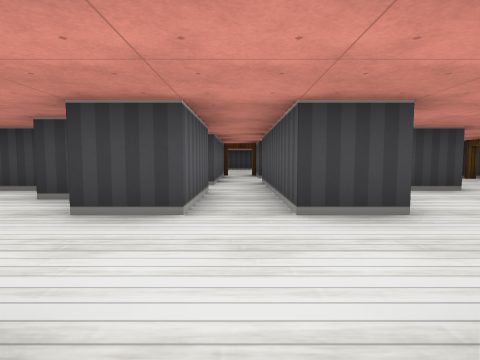
View 1 (above)

24 first-person views from a walk through a cub3D maze. The camera is about half as high as the walls, tilts 4° down and sees 80° across. The floor is counted in squares. Each view is taken from the middle of a square. On the plan, view 1 faces up. The plan holds only what a view shows up to about 9 squares ahead; the rest is blank.

View 2
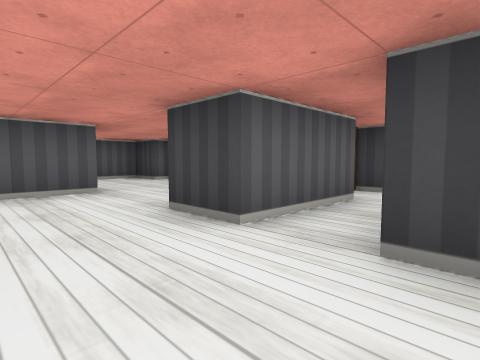

View 3
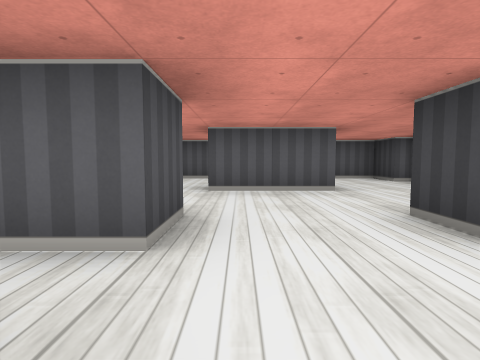

View 4
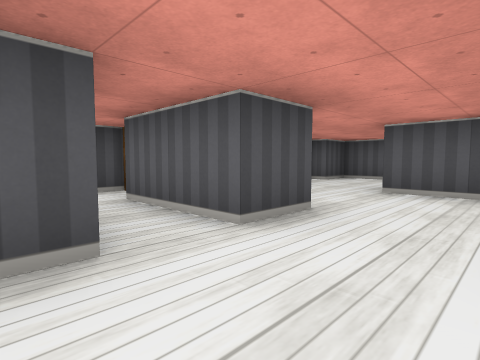

View 5
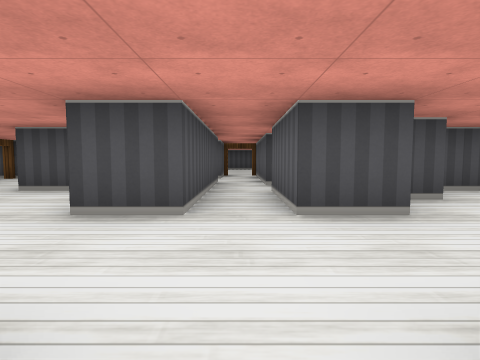

View 6
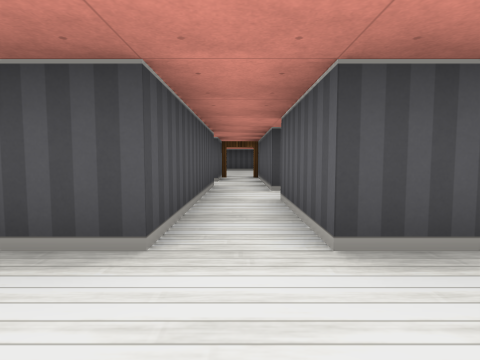

View 7
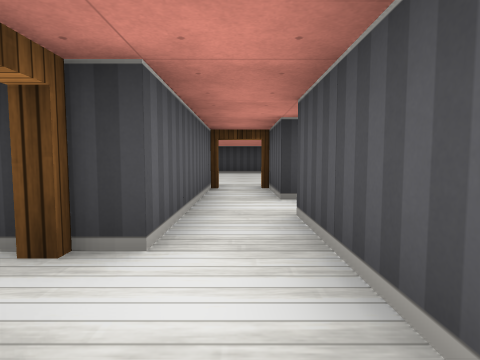

View 8
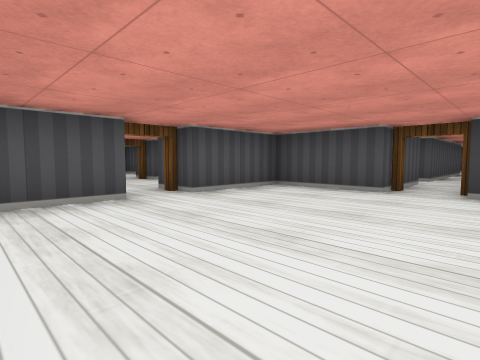

View 9
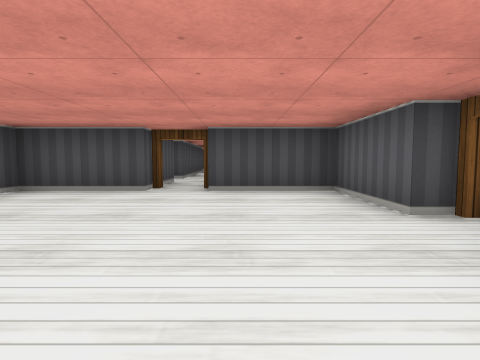

View 10
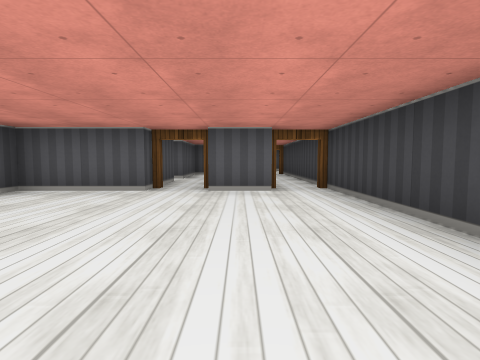

View 11
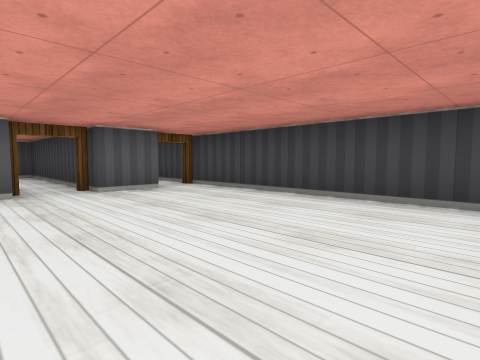

View 12
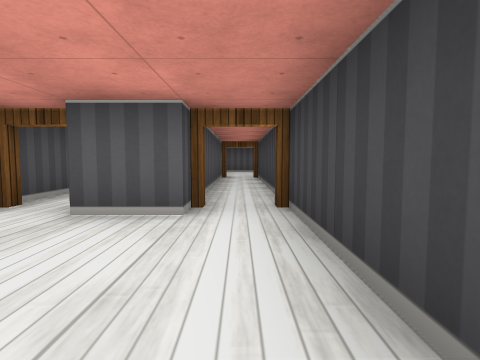

View 13
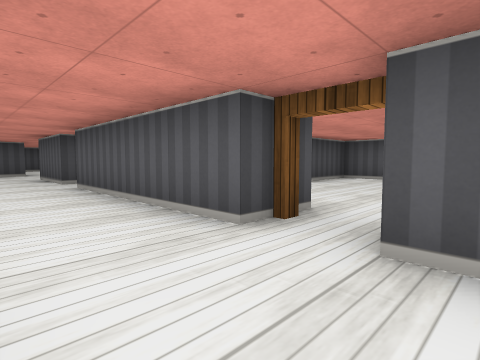

View 14
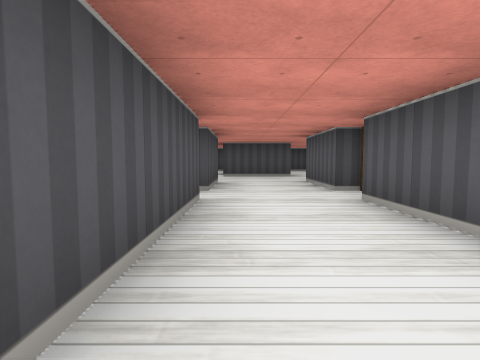

View 15
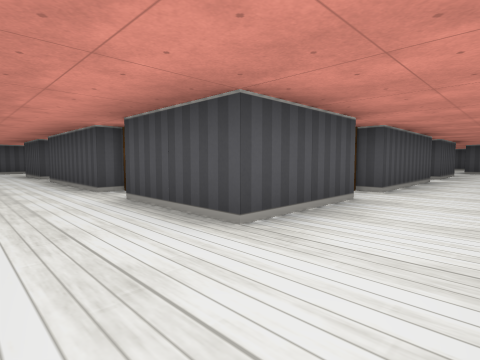

View 16
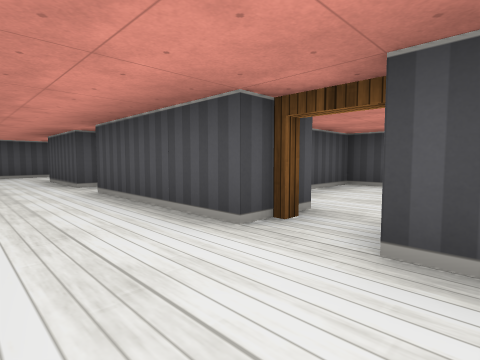

View 17
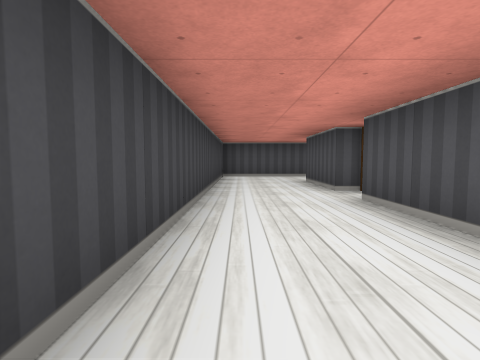

View 18
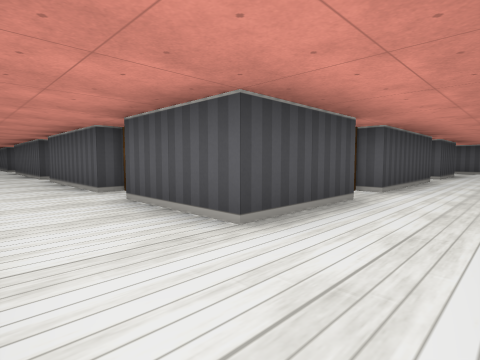

View 19
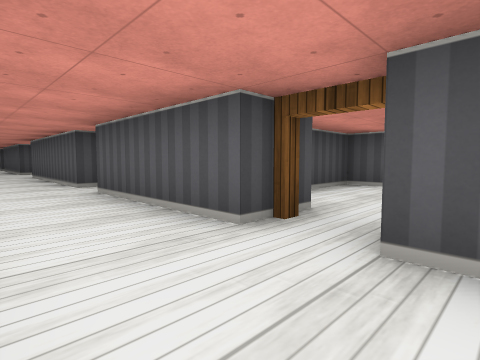

View 20
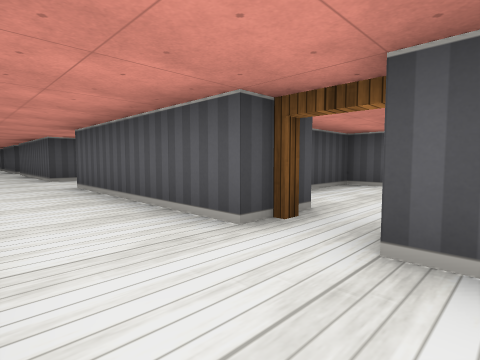

View 21
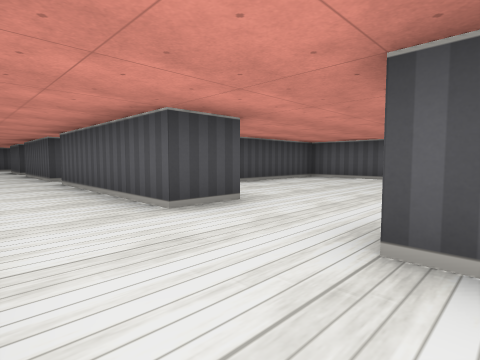

View 22
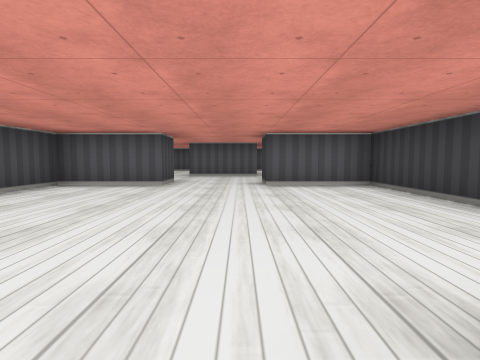

View 23
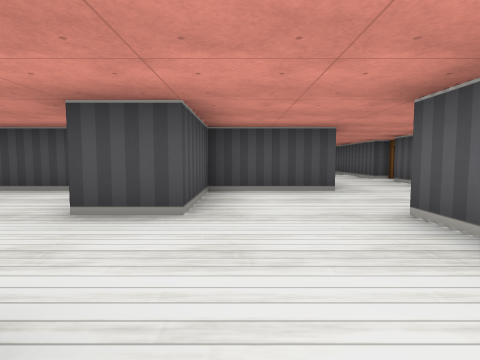

View 24
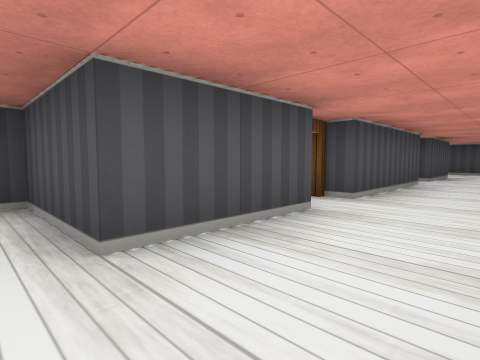

### Floor plan
Ten units are one square. View 1 is at (0, 0); x grows to the right and y downward. Boxes are objects, and circles mark ways between rooms. Rooms are numbered by the first view taken in them; rooms with no view inside come last. Other rooms are left out.
<svg viewBox="-85 -160 255 270">
<path fill="none" stroke="#000" d="M-5 -5 -5 15M-5 25 -5 60M16 -25 5 -25 5 -65M5 34 5 -5 15 -5M-5 -46 -5 -25M5 58 5 45M-5 -65 -5 -55M25 -124 25 -138M-25 -115 -25 -95 -5 -95M5 -95 25 -95 25 -115M-25 -135 -25 -125M18 -145 -31 -145M85 -25 75 -25M55 -45 55 -65M34 -25 55 -25 55 -5M135 -5 145 -5 145 35M55 -75 55 -105M55 36 55 15 75 15 75 -5 85 -5M35 -65 35 -45 26 -45M26 15 35 15M35 28 35 35M35 45 35 60M145 -65 145 -25M145 45 145 75M55 -114 55 -135 75 -135M55 75 55 45M35 -115 35 -75M145 -105 145 -75M85 -135 115 -135M35 -130 35 -125M125 -135 145 -135 145 -115M55 105 55 85M165 -130 165 -155 85 -155M111 -45 85 -45 85 -25M85 -5 85 15 115 15M-20 -35 -25 -35M-16 -5 -5 -5M-5 -25 -15 -25M-35 -26 -35 -5M-26 5 -20 5M-39 15 -31 15M88 -95 95 -95 95 -109M-78 -135 -25 -135M-31 -145 -80 -145M5 -75 5 -95M-5 -91 -5 -65"/>
<circle cx="10" cy="-15" r="3" fill="#2a7"/>
<circle cx="30" cy="40" r="3" fill="#2a7"/>
<circle cx="-10" cy="-15" r="3" fill="#2a7"/>
<circle cx="0" cy="-60" r="3" fill="#2a7"/>
<circle cx="30" cy="-120" r="3" fill="#2a7"/>
<circle cx="-30" cy="-140" r="3" fill="#2a7"/>
<circle cx="0" cy="-90" r="3" fill="#2a7"/>
<circle cx="140" cy="-15" r="3" fill="#2a7"/>
<circle cx="80" cy="-15" r="3" fill="#2a7"/>
<circle cx="60" cy="-110" r="3" fill="#2a7"/>
<circle cx="80" cy="-130" r="3" fill="#2a7"/>
<circle cx="30" cy="-70" r="3" fill="#2a7"/>
<text x="0" y="0">1</text>
<text x="0" y="-120">2</text>
<text x="80" y="-20">3</text>
<text x="110" y="-20">4</text>
<text x="-20" y="-20">5</text>
<text x="80" y="-110">6</text>
<text x="-60" y="-140">7</text>
<text x="10" y="-70">8</text>
</svg>
Room 1 opens to room 3. Room 1 opens to room 5. Room 1 opens to room 8. Room 2 opens to room 3. Room 2 opens to room 7. Room 2 opens to room 8. Room 3 opens to room 4. Room 3 opens to room 6. Room 3 opens to room 8.

Where each view was taken, in squares from view 1:
view 1: 0 up, 0 right, facing up
view 2: 1 up, 1 right, facing up-left
view 3: 1 up, 1 right, facing left
view 4: 2 up, 1 right, facing down-left
view 5: 3 up, 0 right, facing down
view 6: 2 up, 0 right, facing down
view 7: 4 up, 0 right, facing up
view 8: 14 up, 1 left, facing down-right
view 9: 14 up, 1 left, facing down
view 10: 13 up, 2 right, facing left
view 11: 11 up, 2 right, facing up-left
view 12: 14 up, 0 right, facing left
view 13: 13 up, 5 right, facing down-left
view 14: 11 up, 5 right, facing down
view 15: 15 up, 4 right, facing down-right
view 16: 15 up, 7 right, facing down-right
view 17: 15 up, 8 right, facing right
view 18: 15 up, 16 right, facing down-left
view 19: 12 up, 16 right, facing down-left
view 20: 8 up, 16 right, facing down-left
view 21: 3 up, 16 right, facing down-left
view 22: 2 up, 14 right, facing left
view 23: 3 up, 7 right, facing down
view 24: 1 down, 4 right, facing down-right
